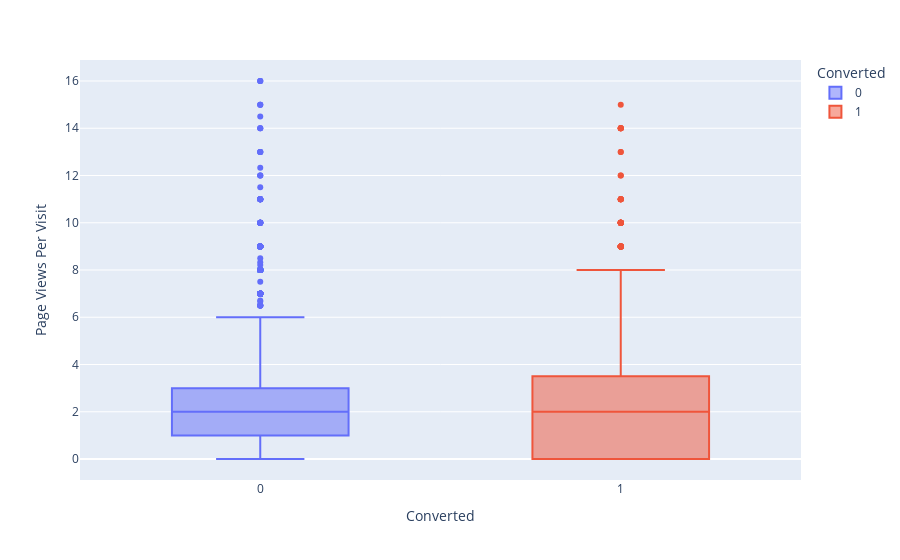

This figure's notebook cell:
### Code cell
fig = px.box(df_leads, x='Converted', y='Page Views Per Visit', color='Converted')
fig.show()

### Figure 1 — Plotly figure (JSON) as saved in the notebook; plotly's stock layout.template omitted (floating-point values rounded to 4 significant figures; data arrays with more than 128 entries replaced by an {"elided": "..."} marker saying what was removed)
{"data": [{"alignmentgroup": "True", "hovertemplate": "Converted=%{x}<br>Page Views Per Visit=%{y}<extra></extra>", "legendgroup": "0", "marker": {"color": "#636efa"}, "name": "0", "notched": false, "offsetgroup": "0", "orientation": "v", "showlegend": true, "type": "box", "x": {"elided": "5651 int values"}, "x0": " ", "xaxis": "x", "y": {"elided": "5651 float values"}, "y0": " ", "yaxis": "y"}, {"alignmentgroup": "True", "hovertemplate": "Converted=%{x}<br>Page Views Per Visit=%{y}<extra></extra>", "legendgroup": "1", "marker": {"color": "#EF553B"}, "name": "1", "notched": false, "offsetgroup": "1", "orientation": "v", "showlegend": true, "type": "box", "x": {"elided": "3452 int values"}, "x0": " ", "xaxis": "x", "y": {"elided": "3452 float values"}, "y0": " ", "yaxis": "y"}], "layout": {"boxmode": "overlay", "legend": {"title": {"text": "Converted"}, "tracegroupgap": 0}, "margin": {"t": 60}, "xaxis": {"anchor": "y", "categoryarray": [0, 1], "categoryorder": "array", "domain": [0, 1], "title": {"text": "Converted"}}, "yaxis": {"anchor": "x", "domain": [0, 1], "title": {"text": "Page Views Per Visit"}}}}
